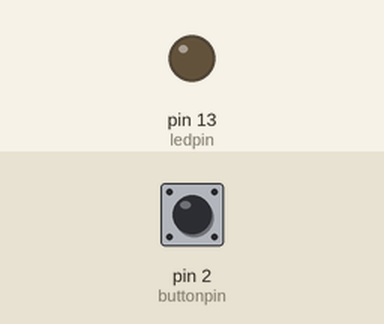
A sketch run on a simulated Arduino Uno, built with avr-gcc and run on an emulated ATmega328P. Shown: output pins drawn as LEDs (lit = HIGH). The test bench sets the inputs (shaded band); at power-on: pin 2 (buttonpin) LOW. What the sketch prints to the serial monitor is not drawn.

Above: at 1.2 s.
1.3 s: pin 2 (buttonpin) pulled HIGH for 0.15 s
At 1.37 s:
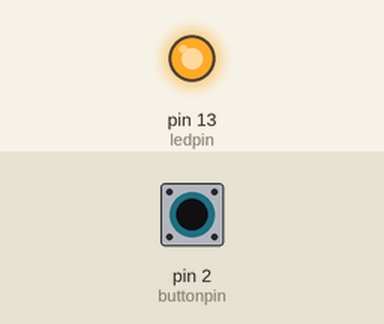
2.9 s: pin 2 (buttonpin) pulled HIGH for 3.2 s
At 7.4 s:
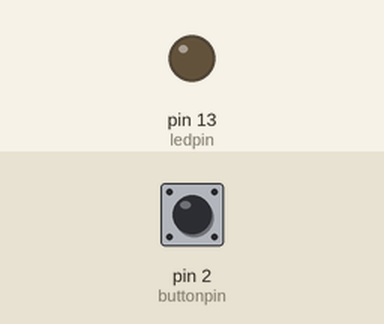
Timing chart, 0 to 8.9 s (numbered marks = the images above; inputs shaded):
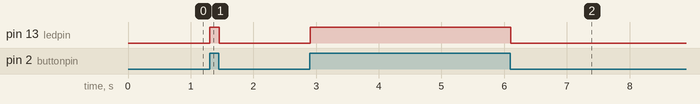

The sketch:

wk12.ino
```cpp
const int buttonpin=2;
const int ledpin=13;
void setup() {
  Serial.begin(9600);
  pinMode(buttonpin, INPUT);
  pinMode(ledpin, OUTPUT);
  //digitalWrite(buttonpin,HIGH);
}

void loop() {
  int buttonstate=digitalRead(buttonpin);
  Serial.println(buttonstate);
  delay(1);
  if(buttonstate == HIGH){
    digitalWrite(ledpin,HIGH);
    }else{
      digitalWrite(ledpin,LOW);
      }
}
```

Measured:
- after the input at 1.3 s, pin 13 (ledpin): LOW → HIGH at once, → LOW 0.15 s later
- after the input at 2.9 s, pin 13 (ledpin): LOW → HIGH at once, → LOW 3.2 s later
